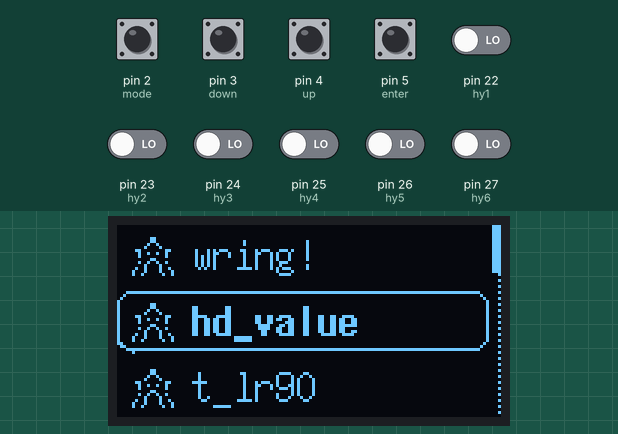
Simulated run of this program. Board: Arduino Mega 2560, built with avr-gcc and run on an emulated ATmega2560. Parts: 128×64 one-colour display. The inputs (shaded band) are chosen by the test bench; at power-on: pin 2 (mode), pin 3 (down), pin 4 (up), pin 5 (enter) HIGH, pin 22 (hy1), pin 23 (hy2), pin 24 (hy3), pin 25 (hy4), pin 26 (hy5), pin 27 (hy6) LOW. What the program prints to the serial monitor is not drawn.

Above: at 1.2 s.
1.3 s: pin 3 (down) pulled LOW for 0.15 s
At 2.0 s:
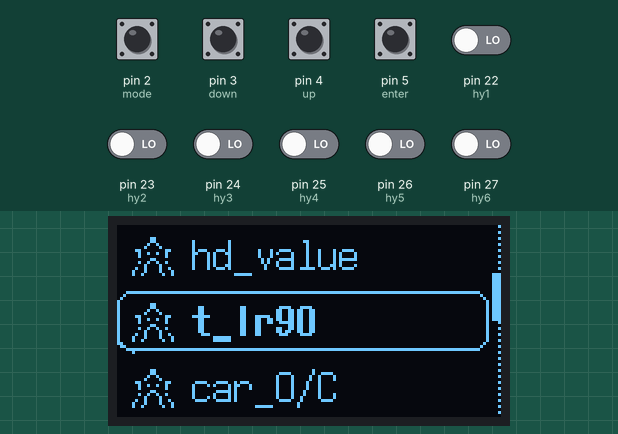
2.9 s: pin 5 (enter) pulled LOW for 0.15 s
At 3.6 s:
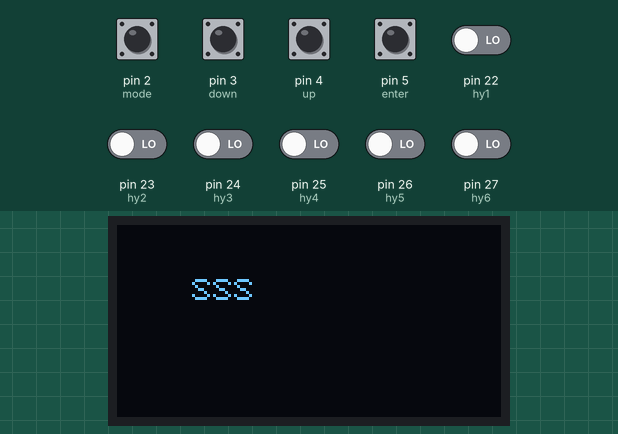
4.5 s: pin 2 (mode) pulled LOW for 1 s
At 5.5 s:
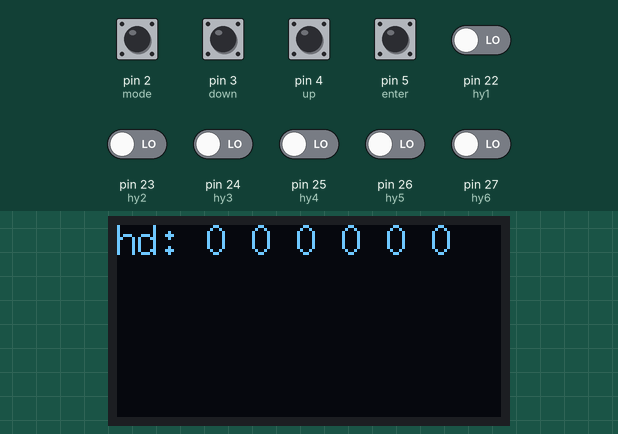
7.0 s: pin 22 (hy1) driven HIGH
At 7.3 s:
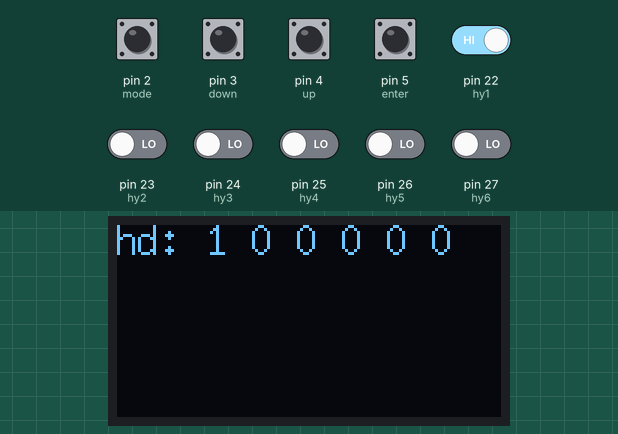
8.5 s: pin 23 (hy2) driven HIGH
At 9.7 s:
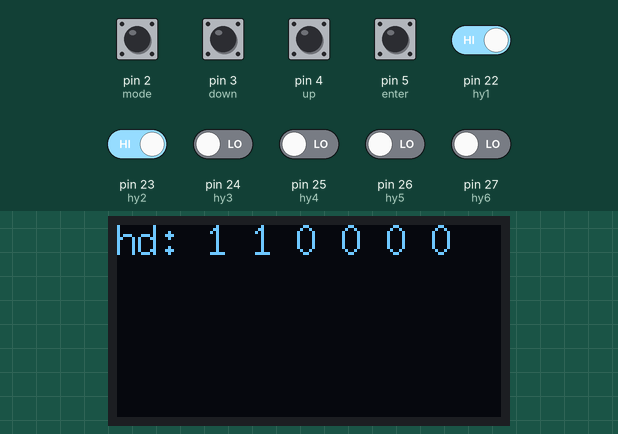
10.0 s: pin 24 (hy3) driven HIGH
At 11.1 s:
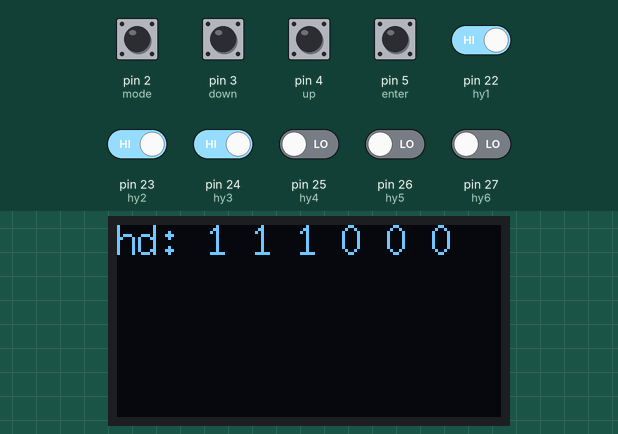
Timing chart, 0 to 12.5 s (numbered marks = the images above; inputs shaded):
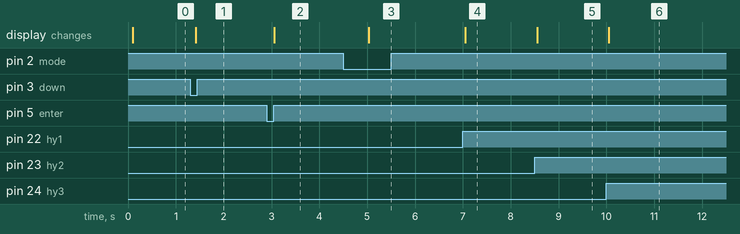

The program:

main.cpp
```cpp
/*成功*/
//必须使用ps类似软件，保存成.bmp格式的，再用PCtoLCD2002-阳码，逆向，逐行式，逆向
//完美解决

#include <U8g2lib.h>
#include <Arduino.h>
#include <Wire.h>

U8G2_SSD1306_128X64_NONAME_F_HW_I2C u8g2(U8G2_R0, /* reset=*/ U8X8_PIN_NONE);
// u8g2_SSD1306_128X64_NONAME_F_HW_I2C u8g2(u8g2_R0,U8X8_PIN_NONE);

const unsigned char bitmap_icon_wushousign [] PROGMEM =
{
0x00,0x00,0x00,0x00,0x80,0x01,0x80,0x01,0x40,0x02,0x20,0x04,0x0C,0x30,0x48,0x12,0x08,0x10,0x80,0x01,0x48,0x12,0x20,0x04,0x24,0x24,0x22,0x44,0x12,0x48,0x00,0x00,/*"C:\Users\zy\Desktop\摊手图标.bmp",0*/
/* (16 X 16 )*/

};


const unsigned char bitmap_item_sel_outline[] PROGMEM = //所选项中框
{
0xF8,0xFF,0xFF,0xFF,0xFF,0xFF,0xFF,0xFF,0xFF,0xFF,0xFF,0xFF,0xFF,0xFF,0xFF,0x01,0x04,0x00,0x00,0x00,0x00,0x00,0x00,0x00,0x00,0x00,0x00,0x00,0x00,0x00,0x00,0x02,0x02,0x00,0x00,0x00,0x00,0x00,0x00,0x00,0x00,0x00,0x00,0x00,0x00,0x00,0x00,0x04,0x01,0x00,0x00,0x00,0x00,0x00,0x00,0x00,0x00,0x00,0x00,0x00,0x00,0x00,0x00,0x08,0x01,0x00,0x00,0x00,0x00,0x00,0x00,0x00,0x00,0x00,0x00,0x00,0x00,0x00,0x00,0x08,
0x01,0x00,0x00,0x00,0x00,0x00,0x00,0x00,0x00,0x00,0x00,0x00,0x00,0x00,0x00,0x08,0x01,0x00,0x00,0x00,0x00,0x00,0x00,0x00,0x00,0x00,0x00,0x00,0x00,0x00,0x00,0x08,0x01,0x00,0x00,0x00,0x00,0x00,0x00,0x00,0x00,0x00,0x00,0x00,0x00,0x00,0x00,0x08,0x01,0x00,0x00,0x00,0x00,0x00,0x00,0x00,0x00,0x00,0x00,0x00,0x00,0x00,0x00,0x08,0x01,0x00,0x00,0x00,0x00,0x00,0x00,0x00,0x00,0x00,0x00,0x00,0x00,0x00,0x00,0x08,
0x01,0x00,0x00,0x00,0x00,0x00,0x00,0x00,0x00,0x00,0x00,0x00,0x00,0x00,0x00,0x08,0x01,0x00,0x00,0x00,0x00,0x00,0x00,0x00,0x00,0x00,0x00,0x00,0x00,0x00,0x00,0x08,0x01,0x00,0x00,0x00,0x00,0x00,0x00,0x00,0x00,0x00,0x00,0x00,0x00,0x00,0x00,0x08,0x01,0x00,0x00,0x00,0x00,0x00,0x00,0x00,0x00,0x00,0x00,0x00,0x00,0x00,0x00,0x08,0x01,0x00,0x00,0x00,0x00,0x00,0x00,0x00,0x00,0x00,0x00,0x00,0x00,0x00,0x00,0x08,
0x01,0x00,0x00,0x00,0x00,0x00,0x00,0x00,0x00,0x00,0x00,0x00,0x00,0x00,0x00,0x08,0x01,0x00,0x00,0x00,0x00,0x00,0x00,0x00,0x00,0x00,0x00,0x00,0x00,0x00,0x00,0x08,0x03,0x00,0x00,0x00,0x00,0x00,0x00,0x00,0x00,0x00,0x00,0x00,0x00,0x00,0x00,0x04,0x06,0x00,0x00,0x00,0x00,0x00,0x00,0x00,0x00,0x00,0x00,0x00,0x00,0x00,0x00,0x02,0xF8,0xFF,0xFF,0xFF,0xFF,0xFF,0xFF,0xFF,0xFF,0xFF,0xFF,0xFF,0xFF,0xFF,0xFF,0x01,
0x20,0x00,0x00,0x00,0x00,0x00,0x00,0x00,0x00,0x00,0x00,0x00,0x00,0x00,0x00,0x00,/*"C:\Users\zy\Desktop\中框 (1).bmp",0*/
/* (128 X 21 )*/

};


const unsigned char bitmap_scrollbar_background[] PROGMEM = //滚动列表背景
{
0xFE,0xFC,0xFE,0xFC,0xFE,0xFC,0xFE,0xFC,0xFE,0xFC,0xFE,0xFC,0xFE,0xFC,0xFE,0xFC,0xFE,0xFC,0xFE,0xFC,0xFE,0xFC,0xFE,0xFC,0xFE,0xFC,0xFE,0xFC,0xFE,0xFC,0xFE,0xFC,0xFE,0xFC,0xFE,0xFC,0xFE,0xFC,0xFE,0xFC,0xFE,0xFC,0xFE,0xFC,0xFE,0xFC,0xFE,0xFC,0xFE,0xFC,0xFE,0xFC,0xFE,0xFC,0xFE,0xFC,0xFE,0xFC,0xFE,0xFC,0xFE,0xFC,0xFE,0xFC,/*"C:\Users\zy\Desktop\滚动列表线.bmp",0*/
/* (2 X 64 )*/

};


int item_sel_previous; // previous item - used in the menu screen to draw the item before the selected one  //上一项 - 在菜单屏幕中用于在所选项目之前绘制项目
int item_sel_next; // next item - used in the menu screen to draw next item after the selected one  //下一项 - 在菜单屏幕中用于在所选项目之后绘制下一项
int item_selected = 0;//选择了菜单中的那个项目，即但前按键项目

int current_screen = 0; //屏幕，如截屏，二维码

int demo_mode_delay = 0;//屏幕切换速度，即屏幕延时时间
int demo_mode_state = 0;//屏幕数  //即直接模式下，界面的个数


int demo_mode = 0;//屏幕模式选择


int button_up_clicked = 0;//向上，单击按键，等到再次按下，即只按一次
int button_down_clicked = 0;//向下，单击按键，等到再次按下，即只按一次
int button_select_clicked = 0;//确定


const unsigned char* bitmap_icons[3]={
  bitmap_icon_wushousign,       //握手标志
  bitmap_item_sel_outline,      //所选项中框
  bitmap_scrollbar_background,  //滚动列表背景
};


const int NUM_ITEMS = 4;      //列表中的项目数，即行数
const int MAX_ITEM_LENGTH = 20;//项目名称的最大数组，即menu_items列数

char menu_items [NUM_ITEMS] [MAX_ITEM_LENGTH] = {  // array with item names
  { "hd_value" },
  { "t_lr90" },
  { "car_O/C" },
  { "wring!" },
  // { "GPS Speed" },
  // { "Big Knob" },
  // { "Park Sensor" },
  // { "Turbo Gauge" }
 };


#define hy1   22     //OUT5
#define hy2   23     //OUT4
#define hy3   24     //OUT3
#define hy4   25     //OUT2
#define hy5   26    //OUT1
#define hy6   27    //OUT6
int hw_in[8];


/*函数声明*/
void read_hd_value_setup();
void read_hd_value();


void setup(){
  Serial.begin(9600);
  pinMode(2, INPUT_PULLUP); //mode
  pinMode(3, INPUT_PULLUP); //down
  pinMode(4, INPUT_PULLUP); //up
  pinMode(5, INPUT_PULLUP); //enter
  u8g2.begin();//初始化演示器
  u8g2.setColorIndex(1);  // set the color to white//设置颜色为白色
  read_hd_value_setup();  //灰度引脚定义
  // put your setup code here, to run once:

}


void loop() {
/*直接进入界面or手动进入界面模式*/
  if(digitalRead(2) == 0)
  {
    demo_mode = 0;  //自动模式
  }
  else  //按键进入界面模式
  {
    demo_mode = 1;  //手动模式
  }

/*up,down跳转到上一个，下一个项*/ //直接进入模式
  if(demo_mode == 0)  //自动模式
  {
    demo_mode_delay++;//延时
    if(demo_mode_delay>15)
    {
      demo_mode_delay = 0;//延时清零
      demo_mode_state++;//增加计数器，即一页中项数累加
      if(demo_mode_state >= NUM_ITEMS*3)  //此处为何要*3???
      {
        demo_mode_state = 0;//跳回到第一个屏幕
      }
      if(demo_mode_state%3 == 0)      {current_screen = 0; item_selected = demo_mode_state/3;}//跳回到主菜单
      else if(demo_mode_state%3 == 1) {current_screen = 1; item_selected = demo_mode_state/3;}//直接跳转到hd_value
      else if(demo_mode_state%3 == 2) {current_screen = 2; item_selected = demo_mode_state/3;}//直接跳转到t_lr90  //没有数对三取余数是3的！！！！！！！
    }
  }

  if(demo_mode == 1) //手动模式
  {
    if((digitalRead(3)==0) && (button_down_clicked==0))//down按下&&？  单击向下按钮 // && (button_down_clicked==0)-我认为是避免误触的方法
    {
      button_down_clicked = 1;
      item_selected++;//当前按键项目++
      /*调试*/
      Serial.print("down按下: "); Serial.println(item_selected);
      if(item_selected>=NUM_ITEMS)  //划到低了
      {
        item_selected = 0;
      }
    }
    else if((digitalRead(4)==0) && (button_up_clicked==0))//up按下&&？  单击向下按钮
    {
      button_up_clicked = 1;
      item_selected--;//当前按键项目++
      /*调试*/
      Serial.print("up按下: "); Serial.println(item_selected);
      if(item_selected < 0)  //划到顶了 //为啥不是<=1???
      {
        item_selected = NUM_ITEMS-1;  //我认为是跳转到最后一项 NUM_ITEMS-1  //引用下标
      }
    }

    if((digitalRead(4)==HIGH) && (button_up_clicked==1))   {button_up_clicked = 0;};  //取消点击  //up

    if((digitalRead(3)==HIGH) && (button_down_clicked==1)) {button_down_clicked = 0;};  //down
  }

/*按下enter,在屏幕之间跳转*/
  if((digitalRead(5)==LOW) && (button_select_clicked==0)) //enter
  {
    delay(50);
    if((digitalRead(5)==LOW) && (button_select_clicked==0)) //enter
    {
      button_select_clicked = 1;
      if(current_screen==0)
      {
        if(item_selected == 0)
        {
          current_screen = 1;/*调试*/ Serial.println("1级菜单");
        }
        if(item_selected == 1)
        {
          current_screen = 2;/*调试*/ Serial.println("1级菜单");
        }
        if(item_selected == 2)
        {
          current_screen = 3;/*调试*/ Serial.println("1级菜单");
        }
        if(item_selected == 3)
        {
          current_screen = 4;/*调试*/ Serial.println("1级菜单");
        }
      }
      else
        {current_screen=0;Serial.println("主菜单");} /*就缺了个这！！！*/
    }
  }

  /*以下，把这里注释了就回不去了*/
    //主菜单-1级菜单 //到达子菜单  /*只要只设定一次，就可以不用按4下才能回到主菜单*/
  // else  {current_screen=0;Serial.println("主菜单");}                   //-主菜单
  /*以上，把这里注释了就回不去了*/

  if((digitalRead(5)==HIGH) && (button_select_clicked==1))
  {
    button_select_clicked = 0;//取消点击
  }

/*确定上一项，下一项的值*/
  item_sel_previous = item_selected-1;//上一项=当前项-1
  if(item_sel_previous < 0)          {item_sel_previous = NUM_ITEMS-1;}
  item_sel_next = item_selected+1;
  if(item_sel_next >= NUM_ITEMS) {item_sel_next = 0;}


/*分页模式*/
    u8g2.firstPage();
  do {

// /*全缓存模式*/
//   u8g2.clearBuffer();
//   u8g2.setCursor(0,0);//清除内部缓冲区

      if(current_screen == 0) //菜单屏幕
      {
        u8g2.drawXBMP(0, 22, 128, 21, bitmap_item_sel_outline);  //绘制所选项中框

        /*将上一项设定为淡色*/
        u8g2.setFont(u8g_font_7x14); //设置字体
        u8g2.drawStr(25, 15, menu_items[item_sel_previous]);  //绘制选项中框中的选项文字 //二维数组为啥这样使用？？？  //drawStr绘制字符
        u8g2.drawXBMP(4, 2, 16, 16, bitmap_icons[0]);  //绘制握手图标
        /*调试*/ Serial.print("上一项，图标："); Serial.println(item_sel_previous);

        /*将当前项设定为深色*/
        u8g2.setFont(u8g_font_7x14B); //设置字体 //B代表粗体
        u8g2.drawStr(25, 15+20+2, menu_items[item_selected]);  //绘制选项中框中的选项文字 //二维数组为啥这样使用？？？  //drawStr绘制字符
        u8g2.drawXBMP(4, 24, 16, 16, bitmap_icons[0]);  //绘制握手图标
        /*调试*/  Serial.print("当前项，图标："); Serial.println(item_selected);
        /*将下一项设定为浅色*/
        u8g2.setFont(u8g_font_7x14); //设置字体 //B代表粗体
        u8g2.drawStr(25, 15+20+20+2+2, menu_items[item_sel_next]);  //绘制选项中框中的选项文字 //二维数组为啥这样使用？？？  //drawStr绘制字符
        u8g2.drawXBMP(4, 46, 16, 16, bitmap_icons[0]);  //绘制握手图标
        /*调试*/  Serial.print("下一项，图标："); Serial.println(item_sel_next);

        u8g2.drawXBMP(128-2, 0, 2, 64, bitmap_scrollbar_background);  //绘制滚动列表背景
        u8g2.drawBox(125, 64/NUM_ITEMS * item_selected, 3, 64/NUM_ITEMS);  //绘制滚动条 //drawBox是绘制啥的，为啥绘制滚动条的时候要用？？？
      }
      else if(current_screen == 1)  //直接跳转到hd_value
      {

          u8g2.drawStr(0,10,"hd:");
          read_hd_value();
          u8g2.setCursor((10*3), 10);   u8g2.print(hw_in[0]);
          u8g2.setCursor((10*4.5), 10); u8g2.print(hw_in[1]);
          u8g2.setCursor((10*6), 10);   u8g2.print(hw_in[2]);
          u8g2.setCursor((10*7.5), 10); u8g2.print(hw_in[3]);
          u8g2.setCursor((10*9), 10);   u8g2.print(hw_in[4]);
          u8g2.setCursor((10*10.5), 10);u8g2.print(hw_in[5]);
      }
      else if(current_screen == 2)  //直接跳转到t_lr90
      {
        u8g2.drawStr(25, 25, "sss");
      }
      else if(current_screen == 3)  //直接跳转到car_O/C
      {
        u8g2.drawStr(25, 25, "mmm");
      }
      else if(current_screen == 4)  //直接跳转到wring!
      {
        u8g2.drawStr(25, 25, "wring!");
      }

  // u8g2.sendBuffer();                 //绘制缓冲区的内容

  } while ( u8g2.nextPage() );
}


void read_hd_value_setup()
{
  pinMode(hy1, INPUT);//寻迹模块引脚初始化
  pinMode(hy2, INPUT);
  pinMode(hy3, INPUT);
  pinMode(hy4, INPUT);
  pinMode(hy5, INPUT);
  pinMode(hy6, INPUT);
}

void read_hd_value()
{
  hw_in[0] = digitalRead(hy1);  //OUT5
  hw_in[1] = digitalRead(hy2);  //OUT4
  hw_in[2] = digitalRead(hy3);  //OUT3
  hw_in[3] = digitalRead(hy4);  //OUT2
  hw_in[4] = digitalRead(hy5);  //OUT1
  hw_in[5] = digitalRead(hy6);  //OUT6
  /*调试*/
  // Serial.print("hw_in[0]:");Serial.print(hw_in[0]); Serial.print('\t');
  //  Serial.print("hw_in[1]:");Serial.print(hw_in[1]); Serial.print('\t');
  //   Serial.print("hw_in[2]:");Serial.print(hw_in[2]); Serial.print('\t');
  //    Serial.print("hw_in[3]:");Serial.print(hw_in[3]); Serial.print('\t');
  //     Serial.print("hw_in[4]:");Serial.print(hw_in[4]); Serial.print('\t');
  //       Serial.print("hw_in[5]:");Serial.print(hw_in[5]); Serial.println('\t');
}
```

Measured:
- after the input at 1.3 s, the display: changes after 0.12 s (image 1)
- after the input at 2.9 s, the display: changes after 0.16 s (image 2)
- after the input at 4.5 s, the display: changes after 0.54 s (image 3)
- after the input at 7.0 s, the display: changes after 0.05 s (image 4)
- after the input at 8.5 s, the display: changes after 0.05 s (image 5)
- after the input at 10.0 s, the display: changes after 0.05 s (image 6)
